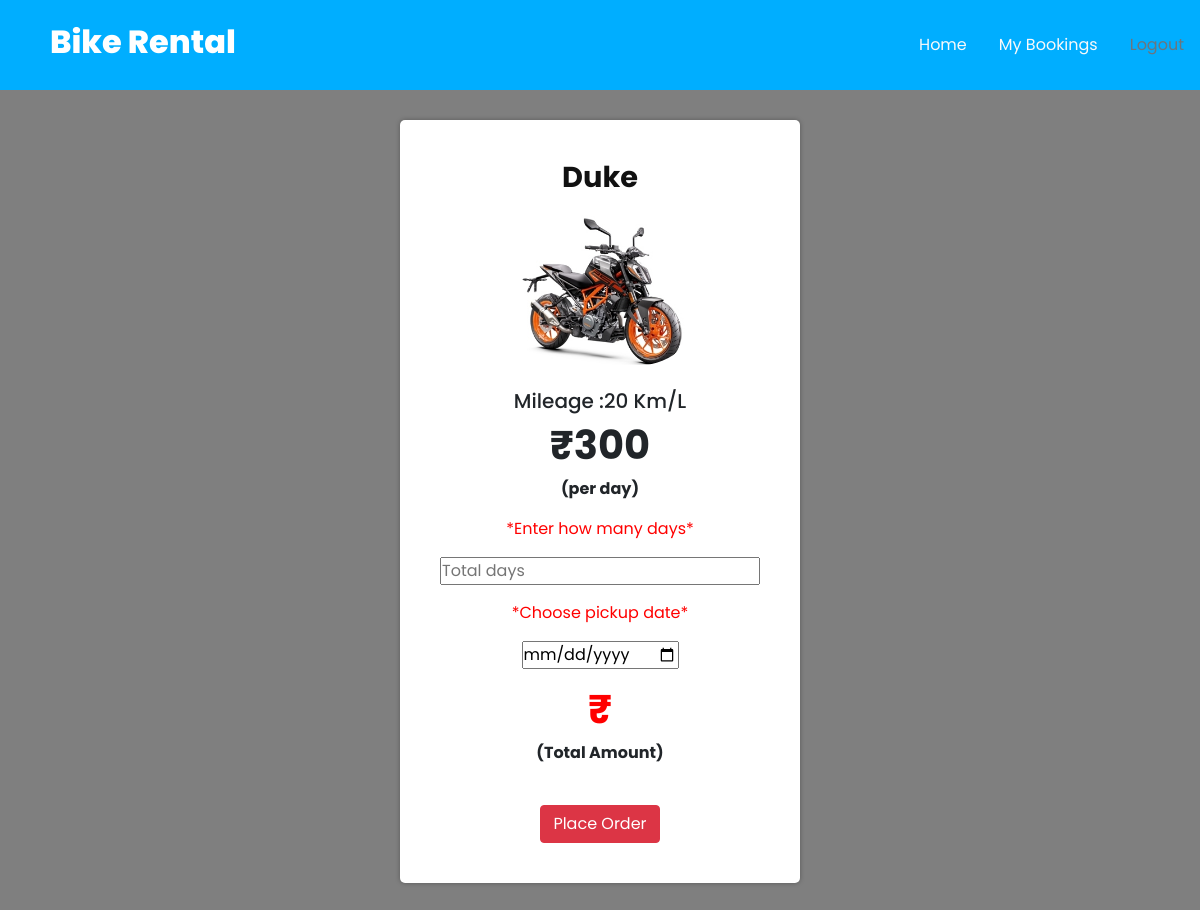
The app's page /bike-rental-project/booknow.php?productid=7 (signed in) with its own data.
### tables this page shows
CREATE TABLE `products` (
  `id` int(11) NOT NULL,
  `title` varchar(100) NOT NULL,
  `image` varchar(5000) NOT NULL,
  `mileage` int(11) NOT NULL,
  `price` int(11) NOT NULL
);

### bike-rental-project/booknow.php (the view, shortened to what this page needs)
<?php
include 'config.php';
$id=$_GET['productid'];
$fetch="SELECT * FROM products WHERE id=$id";
$execfetch=mysqli_query($conn,$fetch);
$rows=mysqli_fetch_assoc($execfetch);
?>
<!DOCTYPE html>
<html lang="en">
    <?php
    include('header.php');
     ?>
<div class="container">
<h3 class="text-center login-text" style="font-size: 1.8rem;"><b><?php echo $rows['title']; ?></b></h3>
<div class="text-center" >
<img style="border-radius:60px" src="uploads/<?php echo $rows['image']; ?>" width=200px height=150px></div><br>
<h5 class="text-center">Mileage :<?php echo $rows['mileage']; ?> Km/L</h5>
<h1 class="text-center"><b><?php echo "₹"; echo $rows['price'];?></b></h1><p class="text-center"><b> (per day) </b></p>
<p class="text-center" style="color: red;">*Enter how many days*</p>
<div class="text-center"><input  type="number" placeholder="Total days" id="days" name="days" min="1" onclick="return calculate()" required></div></p>
<p class="text-center" style="color: red;">*Choose pickup date*</p>
<form method="POST">
<div class="text-center"><input  type="date" placeholder="Pick your date" name="bookdate" min="2022-03-21" onclick="return calculate()" required></div></p>
<h1 class="text-center" style="color: red;"><b><?php echo "₹"; ?><span id="result"></span></b></h1><p class="text-center"><b> (Total Amount) </b></p>
<br><div class="text-center"><button name="booked" class="btn btn-danger ">Place Order</button></div>
</div></form>
</body>
</html>

### bike-rental-project/style.css (style rules this page uses)
* { margin: 0; padding: 0; box-sizing: border-box; font-family: 'Poppins', sans-serif; }
body { padding-top: 70px; width: 100%; min-height: 100vh; background-image: linear-gradient(rgba(0,0,0,.5), rgba(0,0,0,.5)), url(bg.jpg); background-position: center; background-size: cover; display: flex; flex-direction: column; justify-content: space-evenly; align-items: center; }
.container { margin: 50px; width: 400px; min-height: 400px; background: #FFF; border-radius: 5px; box-shadow: 0 0 5px rgba(0,0,0,.3); padding: 40px 30px; }
.container .login-text { color: #111; font-weight: 500; font-size: 1.1rem; text-align: center; margin-bottom: 20px; display: block; text-transform: capitalize; }

### records on screen
products: title "Duke", image (picture), mileage "20", price "300"
